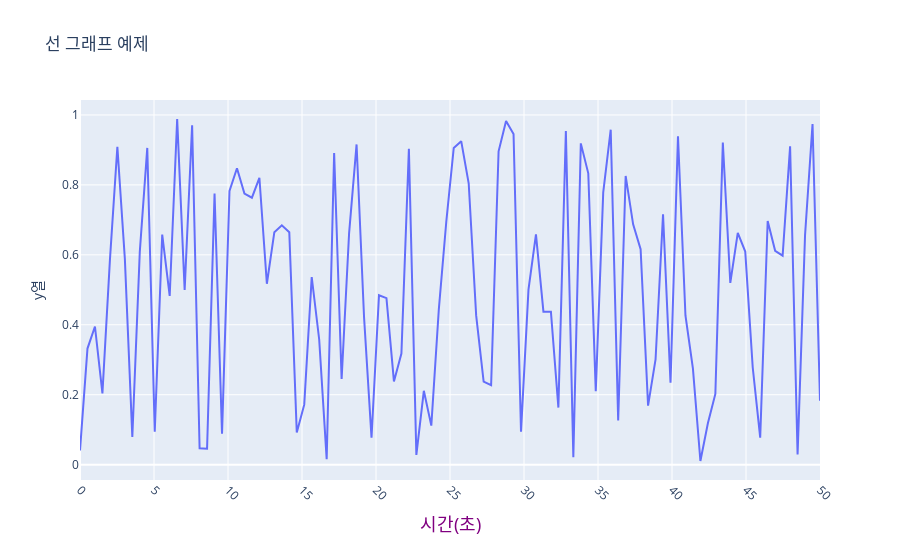

Notebook code cell kept with this figure:
### Code cell
#

import plotly.express as px
import pandas as pd
import numpy as np

df = pd.DataFrame({
    "x열": np.linspace(0, 50,100), 
    "y열": np.random.rand(100)
})

df_sorted = df.sort_values("x열")

fig = px.line(
    df_sorted,
    x="x열",
    y="y열",
    title = "선 그래프 예제"
)

fig.update_xaxes(
    title = "시간(초)",
    title_font={
        "size": 18,
        "color": "purple"
    },
    tickangle = 45,
    tickfont={
        "size":12
    },
    dtick=5
    
)
fig.show()
